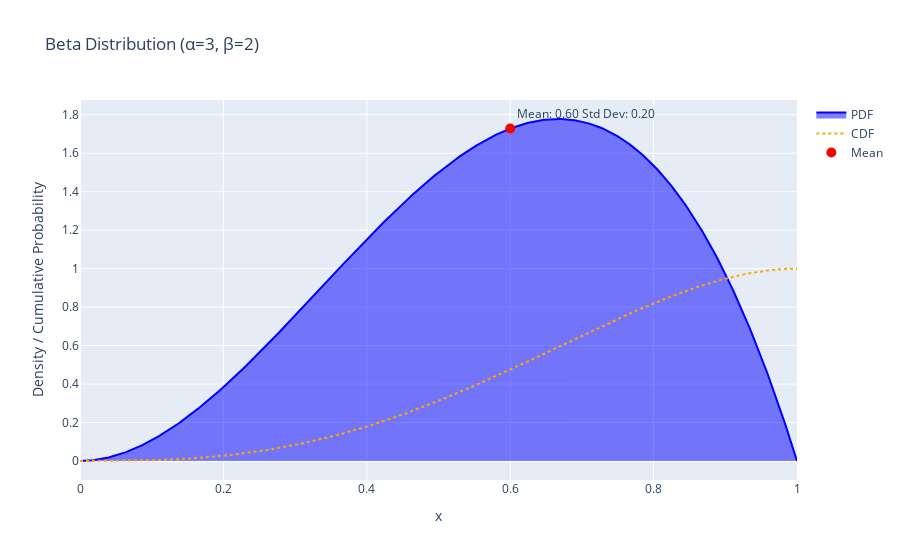
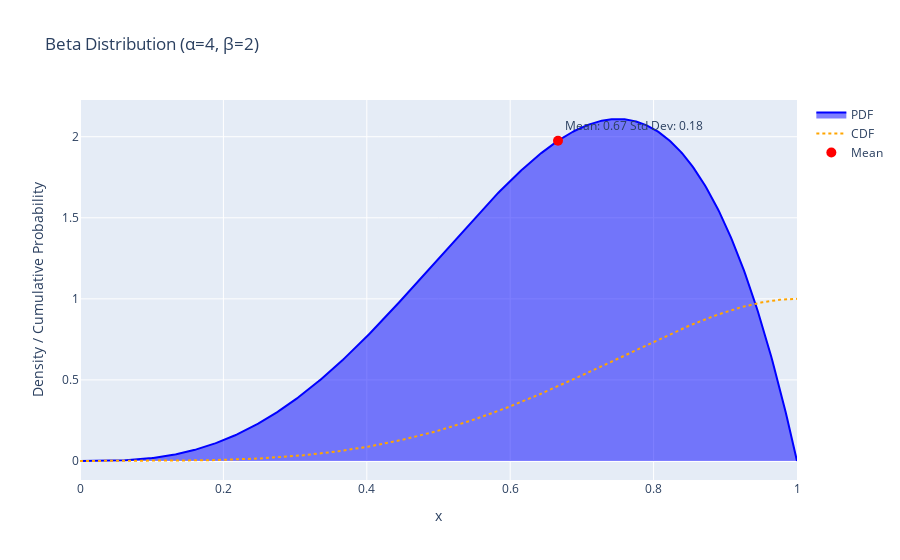
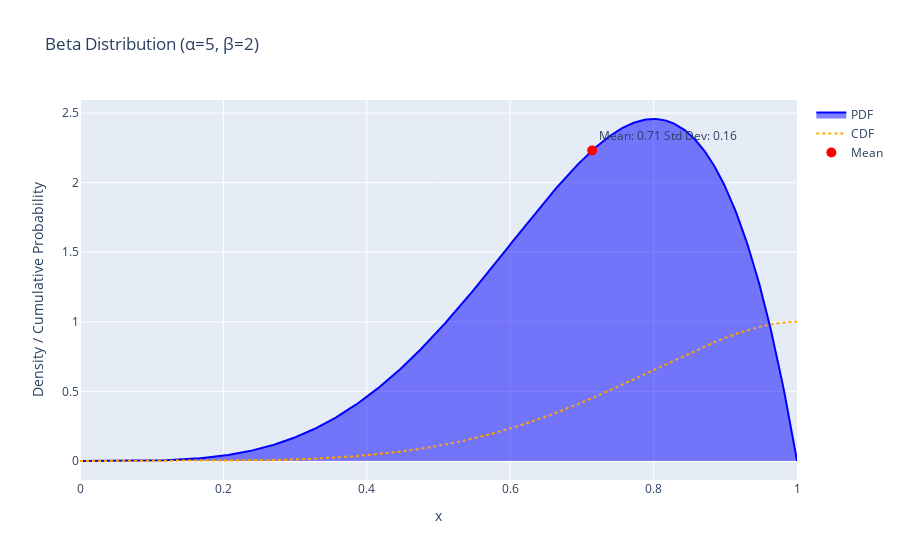

Here is the notebook cell these charts were saved with, in order:
### Markdown cell above
Distribution plot code

### Code cell
alpha_widget = widgets.IntSlider(value=2,
    min=1,
    max=10,
    step=1,
    description='alpha')

beta_widget = widgets.IntSlider(value=2,
    min=1,
    max=10,
    step=1,
    description='beta')

def plot_beta_distribution(alpha, beta_param):

    # Calculate mean and standard deviation
    mean = alpha / (alpha + beta_param)
    std_dev = np.sqrt((alpha * beta_param) / ((alpha + beta_param)**2 * (alpha + beta_param + 1)))

    # Generate x values
    x = np.linspace(0, 1, 500)

    # Generate PDF and CDF values
    pdf_values = beta.pdf(x, alpha, beta_param)
    cdf_values = beta.cdf(x, alpha, beta_param)

    # Create the figure with both plots
    fig = go.Figure()

    # Add the PDF plot
    fig.add_trace(go.Scatter(
        x=x, y=pdf_values,
        mode='lines',
        name='PDF',
        line=dict(color='blue'),
        fill='tozeroy',
        hovertemplate='x: %{x:.2f}PDF: %{y:.2f}'
    ))

    # Add the CDF plot
    fig.add_trace(go.Scatter(
        x=x, y=cdf_values,
        mode='lines',
        name='CDF',
        line=dict(color='orange', dash='dot'),
        hovertemplate='x: %{x:.2f}CDF: %{y:.2f}'
    ))

    # Add annotations for mean and std deviation
    fig.add_trace(go.Scatter(
        x=[mean], y=[beta.pdf(mean, alpha, beta_param)],
        mode='markers+text',
        name='Mean',
        text=[f"Mean: {mean:.2f}\nStd Dev: {std_dev:.2f}"],
        textposition='top right',
        marker=dict(color='red', size=10)
    ))

    # Layout adjustments
    fig.update_layout(
        title=f"Beta Distribution (\u03B1={alpha}, \u03B2={beta_param})",
        xaxis_title="x",
        yaxis_title="Density / Cumulative Probability"
    )

    # Show the plot
    fig.show()

# Example usage
#plot_beta_distribution(alpha=2, beta_param=5)

### Figure 1 — Plotly figure (JSON) as saved in the notebook; plotly's stock layout.template omitted (floating-point values rounded to 4 significant figures; data arrays with more than 128 entries replaced by an {"elided": "..."} marker saying what was removed)
{"data": [{"fill": "tozeroy", "hovertemplate": "x: %{x:.2f}PDF: %{y:.2f}", "line": {"color": "blue"}, "mode": "lines", "name": "PDF", "type": "scatter", "x": {"elided": "500 float values"}, "y": {"elided": "500 float values"}}, {"hovertemplate": "x: %{x:.2f}CDF: %{y:.2f}", "line": {"color": "orange", "dash": "dot"}, "mode": "lines", "name": "CDF", "type": "scatter", "x": {"elided": "500 float values"}, "y": {"elided": "500 float values"}}, {"marker": {"color": "red", "size": 10}, "mode": "markers+text", "name": "Mean", "text": ["Mean: 0.60\nStd Dev: 0.20"], "textposition": "top right", "type": "scatter", "x": [0.6], "y": [1.728]}], "layout": {"title": {"text": "Beta Distribution (α=3, β=2)"}, "xaxis": {"title": {"text": "x"}}, "yaxis": {"title": {"text": "Density / Cumulative Probability"}}}}

### Figure 2 — Plotly figure (JSON) as saved in the notebook; plotly's stock layout.template omitted (floating-point values rounded to 4 significant figures; data arrays with more than 128 entries replaced by an {"elided": "..."} marker saying what was removed)
{"data": [{"fill": "tozeroy", "hovertemplate": "x: %{x:.2f}PDF: %{y:.2f}", "line": {"color": "blue"}, "mode": "lines", "name": "PDF", "type": "scatter", "x": {"elided": "500 float values"}, "y": {"elided": "500 float values"}}, {"hovertemplate": "x: %{x:.2f}CDF: %{y:.2f}", "line": {"color": "orange", "dash": "dot"}, "mode": "lines", "name": "CDF", "type": "scatter", "x": {"elided": "500 float values"}, "y": {"elided": "500 float values"}}, {"marker": {"color": "red", "size": 10}, "mode": "markers+text", "name": "Mean", "text": ["Mean: 0.67\nStd Dev: 0.18"], "textposition": "top right", "type": "scatter", "x": [0.6667], "y": [1.975]}], "layout": {"title": {"text": "Beta Distribution (α=4, β=2)"}, "xaxis": {"title": {"text": "x"}}, "yaxis": {"title": {"text": "Density / Cumulative Probability"}}}}

### Figure 3 — Plotly figure (JSON) as saved in the notebook; plotly's stock layout.template omitted (floating-point values rounded to 4 significant figures; data arrays with more than 128 entries replaced by an {"elided": "..."} marker saying what was removed)
{"data": [{"fill": "tozeroy", "hovertemplate": "x: %{x:.2f}PDF: %{y:.2f}", "line": {"color": "blue"}, "mode": "lines", "name": "PDF", "type": "scatter", "x": {"elided": "500 float values"}, "y": {"elided": "500 float values"}}, {"hovertemplate": "x: %{x:.2f}CDF: %{y:.2f}", "line": {"color": "orange", "dash": "dot"}, "mode": "lines", "name": "CDF", "type": "scatter", "x": {"elided": "500 float values"}, "y": {"elided": "500 float values"}}, {"marker": {"color": "red", "size": 10}, "mode": "markers+text", "name": "Mean", "text": ["Mean: 0.71\nStd Dev: 0.16"], "textposition": "top right", "type": "scatter", "x": [0.7143], "y": [2.231]}], "layout": {"title": {"text": "Beta Distribution (α=5, β=2)"}, "xaxis": {"title": {"text": "x"}}, "yaxis": {"title": {"text": "Density / Cumulative Probability"}}}}
